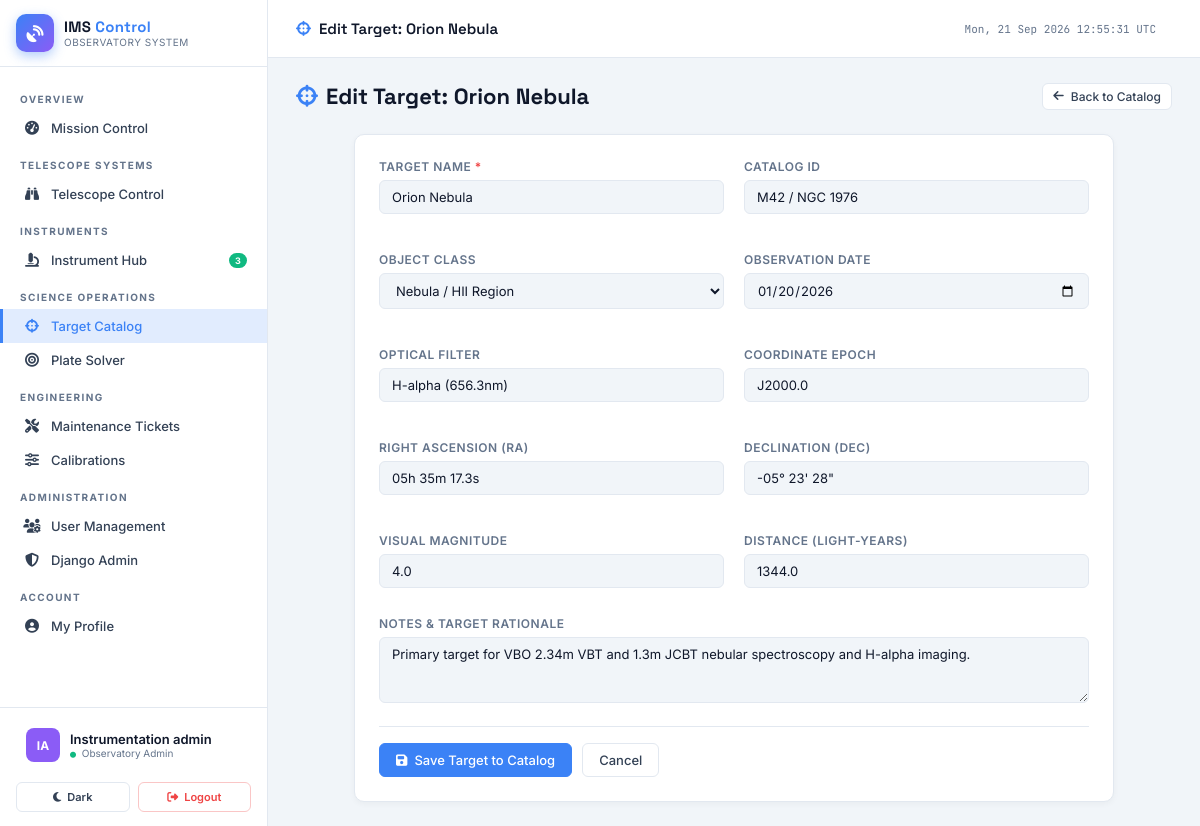
The app's page /observations/targets/13/edit/ (signed in) with its own data.
### accounts/models.py (models this page shows, shortened)
class User(AbstractUser):
    ROLE_ADMIN = 'admin'
    ROLE_ENGINEER = 'engineer'
    ROLE_OBSERVER = 'observer'
    ROLE_CHOICES = [
        (ROLE_ADMIN, 'Observatory Admin'),
        (ROLE_ENGINEER, 'Instrument Engineer'),
        (ROLE_OBSERVER, 'Astronomical Observer'),
    ]
    DEPARTMENT_CHOICES = [
        ('optics', 'Optics & Instrumentation'),
        ('electronics', 'Control Electronics'),
        ('software', 'Software & Telemetry'),
        ('astronomy', 'Observational Astronomy'),
        ('operations', 'Site Operations'),
    ]
    role = models.CharField(
        max_length=20, choices=ROLE_CHOICES, default=ROLE_OBSERVER,
        help_text="Primary functional role in the observatory system."
    )
    department = models.CharField(
        max_length=30, choices=DEPARTMENT_CHOICES, default='astronomy'
    )
    designation = models.CharField(max_length=100, blank=True, help_text="Job title or academic rank.")
    phone = models.CharField(max_length=20, blank=True)
    avatar_color = models.CharField(max_length=7, default="#4f8ef7")
    theme_preference = models.CharField(
        max_length=10,
        choices=[('dark', 'Dark Observatory Theme'), ('light', 'Light Theme')],
        default='dark'
    )
    assigned_telescopes = models.ManyToManyField(
        'telescopes.Telescope',
        blank=True,
        related_name='assigned_observers',
        help_text="Telescopes this observer is authorized to view and control."
    )
    created_at = models.DateTimeField(auto_now_add=True)
    updated_at = models.DateTimeField(auto_now=True)
    class Meta:
        verbose_name = "User"
        verbose_name_plural = "Users"
        ordering = ["username"]
    @property
    def is_admin(self):
        return self.role == self.ROLE_ADMIN or self.is_superuser
    @property
    def display_name(self):
        return self.get_full_name() or self.username
    @property
    def initials(self):
        name = self.get_full_name()
        if name:
            parts = name.split()
            return "".join(p[0].upper() for p in parts[:2])
        return self.username[:2].upper()

### observations/models.py (models this page shows, shortened)
class ObservationTarget(models.Model):
    OBJECT_CHOICES = [
        ('galaxy', 'Galaxy'),
        ('nebula', 'Nebula / HII Region'),
        ('star', 'Star / Star Cluster'),
        ('exoplanet', 'Exoplanet Host'),
        ('solar_system', 'Solar System Object'),
        ('quasar', 'Quasar / AGN'),
        ('other', 'Other / Unknown'),
    ]
    name = models.CharField(max_length=150)
    catalog_id = models.CharField(max_length=50, blank=True, help_text="Catalog identifier (e.g. NGC 224, HD 209458).")
    right_ascension = models.CharField(max_length=30, blank=True, default="00h 00m 00.0s", help_text="RA in HHh MMm SS.Ss format.")
    declination = models.CharField(max_length=30, blank=True, default="+00° 00' 00.0\"", help_text="DEC in ±DD° MM' SS.S\" format.")
    object_class = models.CharField(max_length=20, choices=OBJECT_CHOICES, default='star')
    magnitude = models.FloatField(null=True, blank=True, help_text="Visual magnitude.")
    distance_ly = models.FloatField(null=True, blank=True, help_text="Estimated distance in light-years.")
    observation_date = models.DateField(null=True, blank=True, help_text="Observation / entry date.")
    recommended_filter = models.CharField(max_length=50, default="V (550nm)", help_text="Filter used / recommended.")
    epoch = models.CharField(max_length=20, default="J2000.0", help_text="Astronomical coordinate epoch.")
    notes = models.TextField(blank=True)
    created_at = models.DateTimeField(auto_now_add=True)
    class Meta:
        verbose_name = "Observation Target"
        verbose_name_plural = "Observation Targets"
        ordering = ['name']

### observations/views.py (the view)
# urls.py: path('targets/<int:pk>/edit/', views.target_edit_view, name='target_edit'),
@login_required
def target_edit_view(request, pk):
    target = get_object_or_404(ObservationTarget, pk=pk)
    if request.method == 'POST':
        form = ObservationTargetForm(request.POST, instance=target)
        if form.is_valid():
            target = form.save()
            messages.success(request, f"Target '{target.name}' updated successfully.")
            return redirect('observations:target_list')
        else:
            messages.error(request, "Failed to update target. Please correct the highlighted errors below.")
    else:
        form = ObservationTargetForm(instance=target)
    return render(request, 'observations/target_form.html', {'form': form, 'action': f'Edit Target: {target.name}', 'target': target})

### core/context_processors.py (called while the page is built)
def observatory_context(request):
    context = {}
    if request.user.is_authenticated:
        context['total_telescopes'] = Telescope.objects.count()
        context['online_telescopes'] = Telescope.objects.filter(status='online').count()
        context['total_instruments'] = Instrument.objects.count()
        context['online_instruments'] = Instrument.objects.filter(status='online').count()
        context['open_tickets'] = MaintenanceTicket.objects.filter(status='open').count()
        context['critical_tickets'] = MaintenanceTicket.objects.filter(status='open', severity='critical').count()
    return context

### templates/observations/target_form.html (shortened to what this page needs)
{% extends 'base.html' %}
{% block nav_targets %}active{% endblock %}
{% block topbar_title %}<i class="fas fa-crosshairs" style="color:var(--accent);margin-right:8px;"></i>{{ action }}{% endblock %}
{% block content %}
<div class="page-header">
    <div><h1 class="page-title"><i class="fas fa-crosshairs"></i>{{ action }}</h1></div>
    <a href="{% url 'observations:target_list' %}" class="btn btn-secondary btn-sm"><i class="fas fa-arrow-left"></i> Back to Catalog</a>
</div>
<div class="card" style="max-width:760px; margin:0 auto; padding:24px;">
    <form method="post">
        <div class="grid grid-2">
            <div class="form-group">
                <label class="form-label">Target Name <span style="color:var(--red);">*</span></label>
                {{ form.name }}
            </div>
            <div class="form-group">
                <label class="form-label">Catalog ID</label>
                {{ form.catalog_id }}
            </div>
            <div class="form-group">
                <label class="form-label">Object Class</label>
                {{ form.object_class }}
            </div>
            <div class="form-group">
                <label class="form-label">Observation Date</label>
                {{ form.observation_date }}
            </div>
            <div class="form-group">
                <label class="form-label">Optical Filter</label>
                {{ form.recommended_filter }}
            </div>
            <div class="form-group">
                <label class="form-label">Coordinate Epoch</label>
                {{ form.epoch }}
            </div>
            <div class="form-group">
                <label class="form-label">Right Ascension (RA)</label>
                {{ form.right_ascension }}
            </div>
            <div class="form-group">
                <label class="form-label">Declination (DEC)</label>
                {{ form.declination }}
            </div>
            <div class="form-group">
                <label class="form-label">Visual Magnitude</label>
                {{ form.magnitude }}
            </div>
            <div class="form-group">
                <label class="form-label">Distance (light-years)</label>
                {{ form.distance_ly }}
            </div>
        </div>
        <div class="form-group" style="margin-top:10px;">
            <label class="form-label">Notes &amp; Target Rationale</label>
            {{ form.notes }}
        </div>
        <div style="display:flex; justify-content:space-between; align-items:center; margin-top:20px; padding-top:16px; border-top:1px solid var(--border);">
            <div style="display:flex; gap:10px;">
                <button type="submit" class="btn btn-primary"><i class="fas fa-save"></i> Save Target to Catalog</button>
                <a href="{% url 'observations:target_list' %}" class="btn btn-secondary">Cancel</a>
            </div>
        </div>
    </form>
</div>
{% endblock %}

### templates/base.html (shortened to what this page needs)
<!DOCTYPE html>
<html lang="en" data-theme="{% if user.is_authenticated %}{{ user.theme_preference|default:'dark' }}{% else %}dark{% endif %}">
<head>
    {% load static %}
    <link rel="stylesheet" href="https://cdnjs.cloudflare.com/ajax/libs/font-awesome/6.5.0/css/all.min.css">
</head>
<body>
<nav class="sidebar">
    <div class="sidebar-logo">
        <a href="{% url 'core:dashboard' %}" class="logo-mark">
            <div class="logo-icon"><i class="fas fa-satellite-dish"></i></div>
            <div class="logo-text-block">
                <div class="logo-title">IMS <span>Control</span></div>
                <div class="logo-sub">Observatory System</div>
            </div>
        </a>
    </div>
    <nav class="sidebar-nav">
        <div class="nav-section-label">Overview</div>
        <a href="{% url 'core:dashboard' %}" class="nav-item {% block nav_dashboard %}{% endblock %}">
            <i class="fas fa-gauge-high"></i> Mission Control
        </a>
        <div class="nav-section-label">Telescope Systems</div>
        <a href="{% url 'telescopes:telescope_list' %}" class="nav-item {% block nav_telescopes %}{% endblock %}">
            <i class="fas fa-binoculars"></i> Telescope Control
        </a>
        <div class="nav-section-label">Instruments</div>
        <a href="{% url 'instruments:instrument_list' %}" class="nav-item {% block nav_instruments %}{% endblock %}">
            <i class="fas fa-microscope"></i> Instrument Hub
            {% if online_instruments %}<span class="nav-badge green">{{ online_instruments }}</span>{% endif %}
        </a>
        <div class="nav-section-label">Science Operations</div>
        <a href="{% url 'observations:target_list' %}" class="nav-item {% block nav_targets %}{% endblock %}">
            <i class="fas fa-crosshairs"></i> Target Catalog
        </a>
        <a href="{% url 'platesolver:index' %}" class="nav-item {% block nav_platesolver %}{% endblock %}">
            <i class="fas fa-bullseye"></i> Plate Solver
        </a>
        <div class="nav-section-label">Engineering</div>
        <a href="{% url 'maintenance:ticket_list' %}" class="nav-item {% block nav_tickets %}{% endblock %}">
            <i class="fas fa-screwdriver-wrench"></i> Maintenance Tickets
        </a>
        <a href="{% url 'maintenance:calibration_list' %}" class="nav-item {% block nav_calibrations %}{% endblock %}">
            <i class="fas fa-sliders"></i> Calibrations
        </a>
        {% if user.is_admin %}
        <div class="nav-section-label">Administration</div>
        <a href="{% url 'accounts:user_list' %}" class="nav-item {% block nav_users %}{% endblock %}">
            <i class="fas fa-users-cog"></i> User Management
        </a>
        <a href="/admin/" class="nav-item" target="_blank">
            <i class="fas fa-shield-halved"></i> Django Admin
        </a>
        {% endif %}
        <div class="nav-section-label">Account</div>
        <a href="{% url 'accounts:profile' %}" class="nav-item {% block nav_profile %}{% endblock %}">
            <i class="fas fa-circle-user"></i> My Profile
        </a>
    </nav>
    <div class="sidebar-user">
        <div class="user-card">
            <div class="user-avatar" style="background: {{ user.avatar_color|default:'#3b82f6' }}">
                {{ user.initials }}
            </div>
            <div style="flex:1; min-width:0;">
                <div class="user-name">{{ user.display_name }}</div>
                <div class="user-role-badge">
                    <i class="fas fa-circle" style="font-size:6px; color:var(--green); margin-right:3px;"></i>
                    {{ user.get_role_display }}
                </div>
            </div>
        </div>
    </div>
    <div class="sidebar-actions">
        <a href="{% url 'accounts:toggle_theme' %}" class="btn-sidebar-action btn-theme" title="Toggle Theme">
            <i class="fas {% if user.theme_preference == 'dark' %}fa-sun{% else %}fa-moon{% endif %}"></i>
            <span>{% if user.theme_preference == 'dark' %}Light{% else %}Dark{% endif %}</span>
        </a>
        <a href="{% url 'accounts:logout' %}" class="btn-sidebar-action btn-logout">
            <i class="fas fa-right-from-bracket"></i>
            <span>Logout</span>
        </a>
    </div>
</nav>
<div class="main-content">
    <header class="topbar">
        <div class="topbar-title">{% block topbar_title %}Instrument Management System{% endblock %}</div>
        <div class="topbar-meta" id="live-clock">Loading…</div>
    </header>
    <main class="page-body">
        {% block content %}{% endblock %}
    </main>
</div>
</body>
</html>

### records on screen
User: initials "IA", display_name "Instrumentation admin", role "Observatory Admin"
ObservationTarget: name "Orion Nebula", catalog_id "M42 / NGC 1976", object_class "Nebula / HII Region", observation_date "01/20/2026", recommended_filter "H-alpha (656.3nm)", epoch "J2000.0", right_ascension "05h 35m 17.3s", declination "-05° 23' 28\"", magnitude "4.0", distance_ly "1344.0", notes "Primary target for VBO 2.34m VBT and 1.3m JCBT nebular spectroscopy and H-alpha imaging."

### other values on screen
{{ online_instruments }} "3"
{{ action }} "Edit Target: Orion Nebula"
